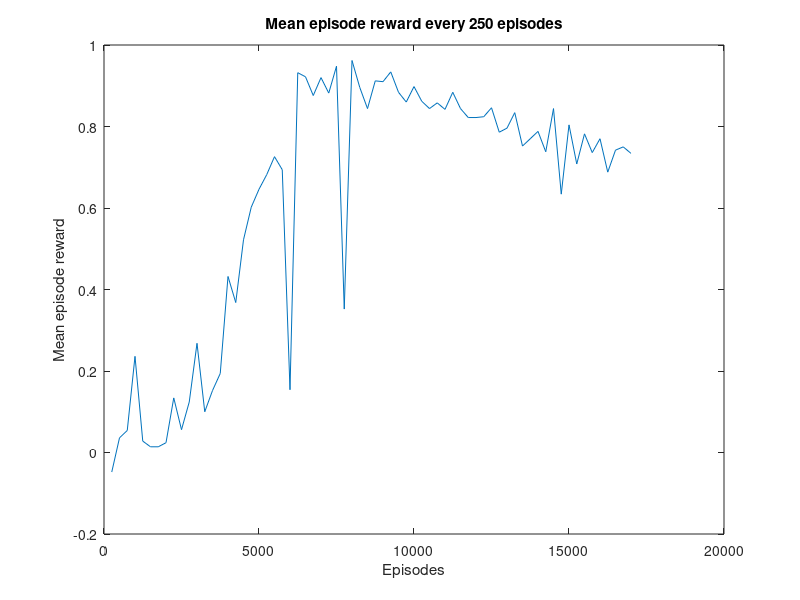

MATLAB code to generate this figure: (Note: this script raises an error after producing the figure.)
clear;
clc;

reward = [-0.048 0.036 0.054 0.236 0.028 0.014 0.014 0.024 0.134 0.056 0.124 0.268 0.1 0.152 0.194 0.432 0.368 0.522 0.602 0.646 0.682 0.726 0.694 0.154 0.932 0.922 0.876 0.92 0.882 0.948 0.352 0.962 0.896 0.844 0.912 0.91 0.934 0.884 0.86 0.898 0.862 0.844 0.858 0.842 0.884 0.844 0.822 0.822 0.824 0.846 0.786 0.796 0.834 0.752 0.77 0.788 0.738 0.844 0.634 0.804 0.708 0.782 0.736 0.77 0.688 0.742 0.75 0.734];
length(reward);
episodes = 250:250:17000;
length(episodes);

figure;
plot(episodes,reward)
xlabel('Episodes');
ylabel('Mean episode reward');
title("Mean episode reward every 250 episodes");

%%
 
figure;
square = [55 69 66 75];
names_square = categorical({'5x5','7x7','10x10','15x15'});

% Specify the desired order of categories
new_order = {'5x5', '7x7', '10x10', '15x15'};

% Reorder the categories
names_square = reordercats(names_square, new_order);

bar(names_square,square)
xlabel('Board size');
ylabel('Number of wins');
title("Number of wins per board size (square) for 100 games");


%% 

figure;
square = [56 59 63 72];
names_square = categorical({'2x5','7x5','9x12','5x15'});

% Specify the desired order of categories
new_order = {'2x5', '7x5', '9x12', '5x15'};

% Reorder the categories
names_square = reordercats(names_square, new_order);

bar(names_square,square)
xlabel('Board size');
ylabel('Number of wins');
title("Number of wins per board size (non-square) for 100 games");
